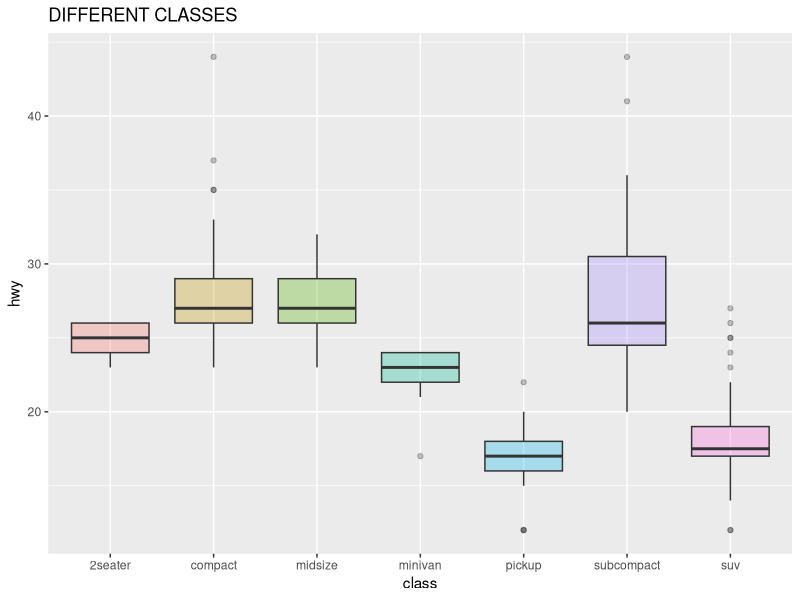

Source code (R):
#1. Create a box and whisker plot by class using mtcars dataset.


library(ggplot2)

ggplot(mpg, aes(x=class, y=hwy,fill=class, font.main=3)) +  
  ggtitle(toupper("Different Classes")) +
  geom_boxplot(alpha=0.3) +theme(legend.position="none")

